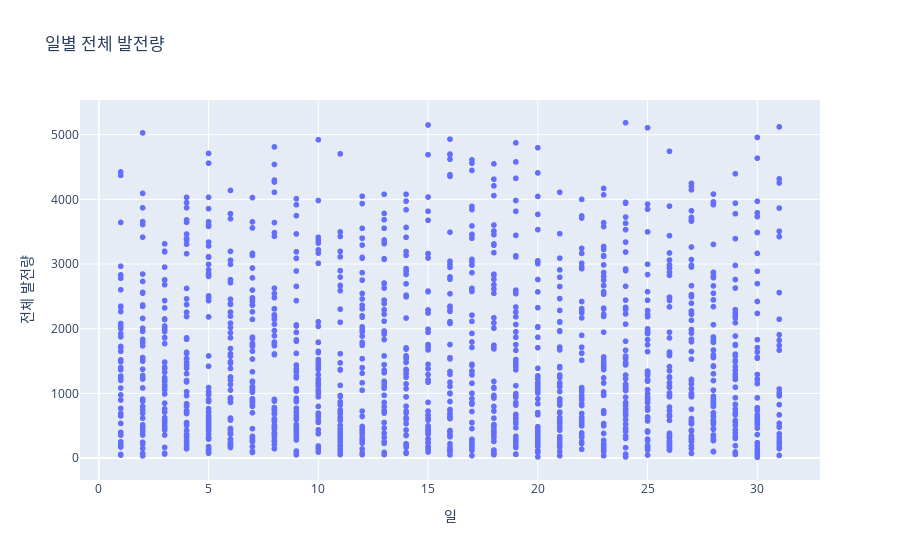
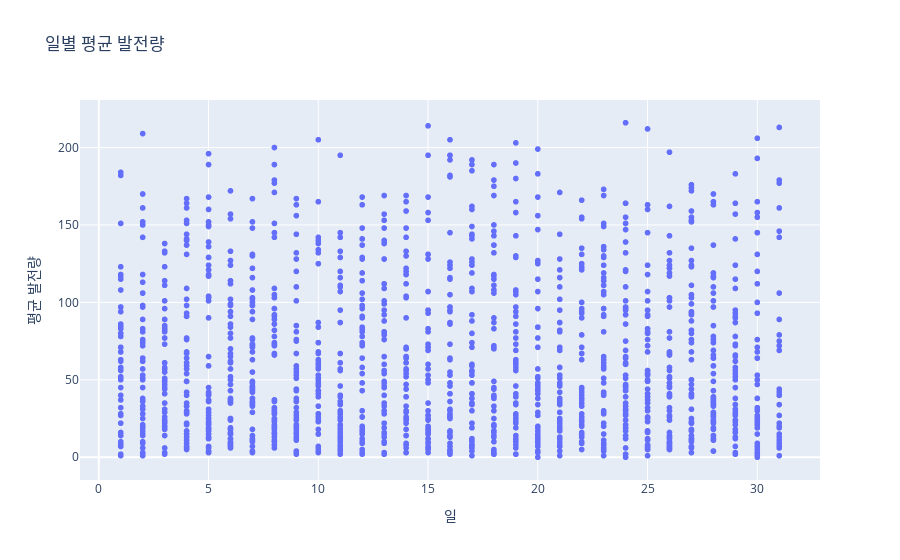

The code cell stored with these charts, in order, in its notebook:
### Code cell
fig = px.scatter(df, x='일', y='전체 발전량', title='일별 전체 발전량')
fig.show()

fig = px.scatter(df, x='일', y='평균 발전량', title='일별 평균 발전량')
fig.show()

### Figure 1 — Plotly figure (JSON) as saved in the notebook; plotly's stock layout.template omitted (floating-point values rounded to 4 significant figures; data arrays with more than 128 entries replaced by an {"elided": "..."} marker saying what was removed)
{"data": [{"hovertemplate": "일=%{x}<br>전체 발전량=%{y}<extra></extra>", "legendgroup": "", "marker": {"color": "#636efa", "symbol": "circle"}, "mode": "markers", "name": "", "showlegend": false, "type": "scattergl", "x": {"elided": "1492 int values"}, "xaxis": "x", "y": {"elided": "1492 int values"}, "yaxis": "y"}], "layout": {"legend": {"tracegroupgap": 0}, "title": {"text": "일별 전체 발전량"}, "xaxis": {"anchor": "y", "domain": [0, 1], "title": {"text": "일"}}, "yaxis": {"anchor": "x", "domain": [0, 1], "title": {"text": "전체 발전량"}}}}

### Figure 2 — Plotly figure (JSON) as saved in the notebook; plotly's stock layout.template omitted (floating-point values rounded to 4 significant figures; data arrays with more than 128 entries replaced by an {"elided": "..."} marker saying what was removed)
{"data": [{"hovertemplate": "일=%{x}<br>평균 발전량=%{y}<extra></extra>", "legendgroup": "", "marker": {"color": "#636efa", "symbol": "circle"}, "mode": "markers", "name": "", "showlegend": false, "type": "scattergl", "x": {"elided": "1492 int values"}, "xaxis": "x", "y": {"elided": "1492 int values"}, "yaxis": "y"}], "layout": {"legend": {"tracegroupgap": 0}, "title": {"text": "일별 평균 발전량"}, "xaxis": {"anchor": "y", "domain": [0, 1], "title": {"text": "일"}}, "yaxis": {"anchor": "x", "domain": [0, 1], "title": {"text": "평균 발전량"}}}}
